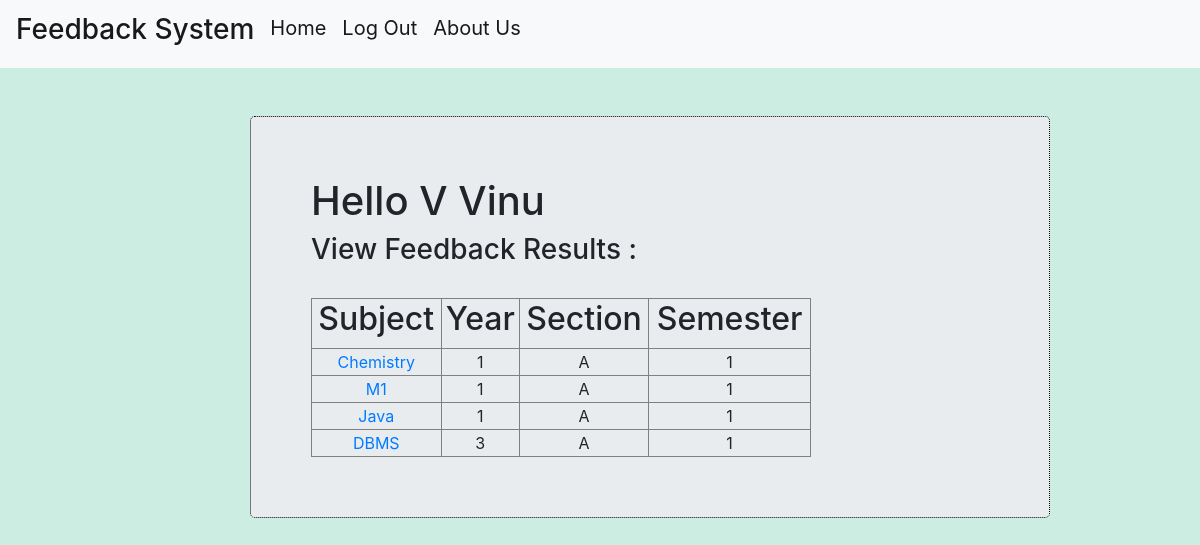
The page /faculty_portal/ (signed in) on the database as committed earlier.
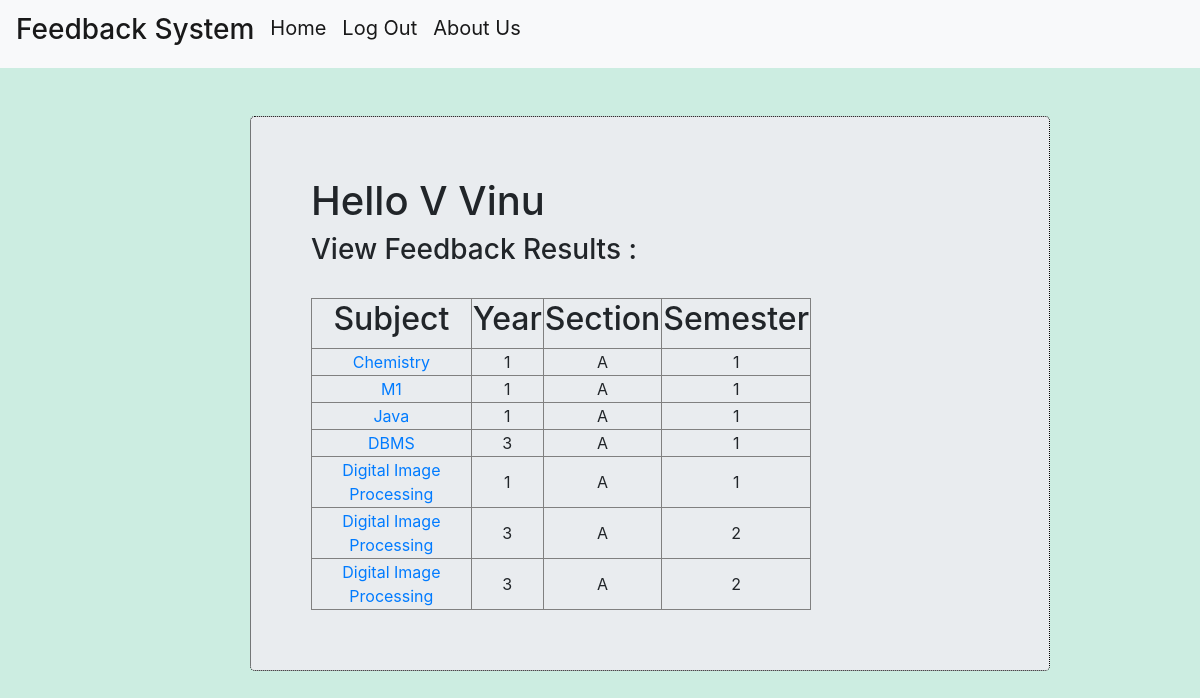
The same page on the database as committed later.
### Feedback_System/models.py (models this page shows, shortened)
class Teaches(models.Model):
    faculty = models.ForeignKey(FacultyProfile,on_delete = models.CASCADE)
    subject = models.ForeignKey(Subject,on_delete = models.CASCADE)
    years = (('1','1'),('2','2'),('3','3'),('4','4'))
    sections = (('A','A'),('B','B'),('C','C'))
    semesters = ((1,1),(2,2))
    year = models.CharField(max_length=1,choices=years,default='1')
    semester = models.IntegerField(choices=semesters,default=1)
    section = models.CharField(max_length=1,choices=sections,default='A')

class Subject(models.Model):
    name = models.CharField(max_length=250, blank=False)
    branch = models.CharField(max_length=5)
    year = models.IntegerField(default=1)
    semester = models.IntegerField(default=1)

### Feedback_System/views.py (the view)
# urls.py: url(r'^faculty_portal/$',views.faculty_portal,name='faculty_portal'),
@login_required
def faculty_portal(request):
    if request.user.is_authenticated:
        if request.user.is_superuser:
            return redirect('/hod_portal')
        else:
            user = request.user
            faculty = models.FacultyProfile.objects.filter(user=user)[0]
            subjects = models.Teaches.objects.filter(faculty=faculty)
            user.subjects = subjects
            user.save()
            name = user.first_name.capitalize() + ' ' + user.last_name.capitalize()
            details = {
                'name' : name,
                'subjects' : subjects,
            }
    return render(request,'Feedback_System/faculty_portal.html',context=details)

### templates/Feedback_System/faculty_portal.html
{% extends 'Feedback_System/base.html' %}
{% load staticfiles %}
{% block head_block %}
  <link rel="stylesheet" href="{% static 'css/portals.css' %}">
{% endblock %}
{% block body_block %}
<div id="content">
  <div class="jumbotron">
    <h1>Hello {{name}}</h1>
    <h3>View Feedback Results :</h3><br>
    <table border="1" width="500">
      <tr>
        <th><h2>Subject</h2></th>
        <th><h2>Year</h2></th>
        <th><h2>Section</h2></th>
        <th><h2>Semester</h2></th>
      </tr>
      {% for sub in subjects %}
        <tr>
          <td><a href="feedback/{{sub.id}}">{{sub.subject.name}}</a></td>
          <td>{{sub.year}}</td>
          <td>{{sub.section}}</td>
          <td>{{sub.semester}}</td>
        </tr>
      {% endfor %}
    </table>
  </div>
</div>
{% endblock %}

Rows that differ between the two databases and show on the page:
added Teaches: subject.name "Digital Image Processing", year "1", section "A", semester "1"
added Teaches: subject.name "Digital Image Processing", year "3", section "A", semester "2"
added Teaches: subject.name "Digital Image Processing", year "3", section "A", semester "2"
